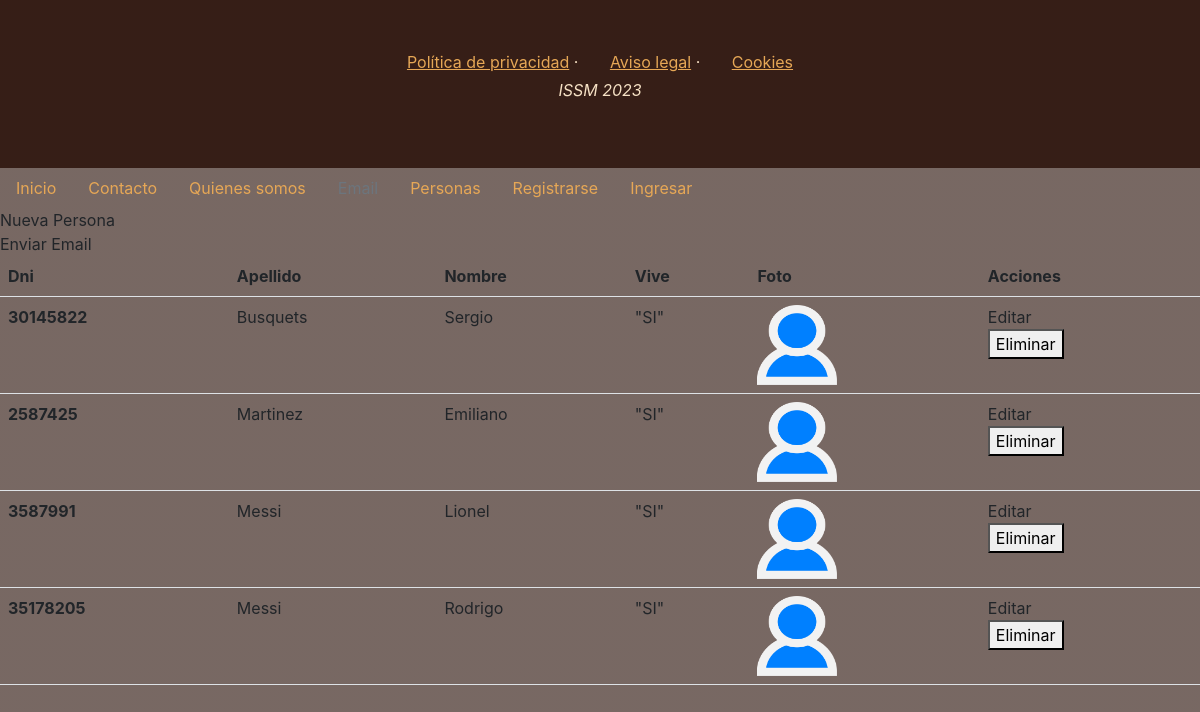
/listado, run on the app's committed database.
### Personas/models.py (models this page shows, shortened)
class Persona(models.Model):
    SEXO= [('M','Masculino'),
           ('F','Femenino'),
           ('X', 'Otro')
           ]
    dni= models.CharField(max_length=8, verbose_name='D.N.I.', help_text='Ingrese sin puntos', blank=True, null=True) #no requerido
    nombre= models.CharField(max_length=20)
    apellido = models.CharField(max_length=20)
    fecha_nac = models.DateField(max_length=6, verbose_name='Fecha de nacimiento',default='10/10/10',help_text='dia/mes/año')
    created = models.DateTimeField(auto_now_add=True) #cuando fue creado
    update = models.DateTimeField(auto_now_add=True)  #cuando fue actualizado
    sexo= models.CharField(max_length=10, choices=SEXO, default='F', null=True, blank=True)
    estado_civil= models.ForeignKey(EstadoCivil, default='1', on_delete=models.PROTECT)
    vive = models.BooleanField(default=True)
    email = models.EmailField(max_length=250,unique=True,default='nombre@hotmail.com',null=False,blank=False) #requerido
    legajo = RichTextField(default='Legajo de Persona')
    foto = models.ImageField(
        upload_to='imagenes/',  # Ruta donde se guardarán las imágenes
        verbose_name='Foto 4x4',  # Nombre descriptivo para la interfaz de administración
        default='imagenes/avatar.png'
    )
    class Meta:
        verbose_name='Persona'
        verbose_name_plural= 'Personas'
        ordering=('apellido','nombre')

### Personas/views.py (the view)
# urls.py: path('listado',views.listado,name='listado'),
def listado(request):
    personas= Persona.objects.all()
    return render(request,'personas/listado.html',{'personas':personas})

### Personas/templates/personas/listado.html (shortened to what this page needs)
{% extends 'personas/base.html' %}
  {% block content %}
      <a class="nav-link" href="{% url 'nueva' %}">Nueva Persona</a>
      <a class="nav-link" href="{% url 'email_comprobante' %}">Enviar Email</a>
    <table class="table">
      <thead>
        <tr>
          <th scope="col">Dni</th>
          <th scope="col">Apellido</th>
          <th scope="col">Nombre</th>
          <th scope="col">Vive</th>
          <th scope="col">Foto</th>
          <th scope="col">Acciones</th>
        </tr>
      </thead>
      <tbody>
      {% for per in personas %}
        <tr>
          <th scope="row">{{per.dni}}</th>
          <td>{{per.apellido}}</td>
          <td>{{per.nombre}}</td>
          <td>{% if per.vive %} "SI" {% else %}"NO" {%endif%}</td>
          <td VALIGN="middle">
            {% if per.foto %}
            <div class="row-picture">
            <img class="circle" src="{{ per.foto.url }}" alt="{{ per.nombre }}"
            width="80" height="80">
            <br>
            </div>
            {% endif %}
            </td>
          <td><form method="POST":>
            <a class="nav-link" href="{% url 'editar' %}">Editar</a>
        </form>
        <form method="POST" enctype="multipart/form-data">
          <button type="submit">Eliminar</button>
      </form>
      </td>
        </tr>
      {% endfor %}
      </tbody>
    </table>
  {% endblock %}

### Personas/templates/personas/base.html (shortened to what this page needs)
{% load static %}
<!doctype html>
<html lang="en">
  <head>
    <link href="{% static 'css/styles.css' %}" rel="stylesheet">
    <footer class="footer text-faded text-center py-5">
        <div class="container" align="center">
        <div class="row">
            <p class="m-0 mbt">
                <a href="#" class="link">Política de privacidad</a> ·
                &nbsp; &nbsp; &nbsp;
                <a href="#" class="link">Aviso legal</a> ·
                &nbsp; &nbsp; &nbsp;
                <a href="#" class="link">Cookies</a>
            </p>
            <p><i class="fa fa-registered" aria-hidden="true"> ISSM 2023 </i></p>
        </div>
        </div>
    </footer>
  </head>
  <body>
    {% if user.is_authenticated %}
      {% include 'personas/menu_autorizado.html' %}
    {% else %}
      {% include 'personas/menu_noautorizado.html' %}
    {% endif %}
    {% block content %}
    {% endblock %}

### Personas/templates/personas/menu_noautorizado.html (shortened to what this page needs)
<ul class="nav">
  <li class="nav-item">
    <a class="nav-link active" aria-current="page" href="{% url 'index' %}">Inicio</a>
  </li>
  <li class="nav-item">
    <a class="nav-link" href="{% url 'contacto' %}">Contacto</a>
  </li>
  <li class="nav-item">
    <a class="nav-link" href="#">Quienes somos</a>
  </li>
  <li class="nav-item">
    <a class="nav-link disabled" href="#" tabindex="-1" aria-disabled="true">Email</a>
  </li>
  <li class="nav-item">
      <a class="nav-link" href="{% url 'listado' %}">Personas</a>
  </li>
  <li class="nav-item">
      <a class="nav-link" href="{% url 'login' %}"?next={{request.path}}>Registrarse</a>
  </li>
  <li class="nav-item">
    <a class="nav-link" href="{% url 'login'%}?next={{request.path}}"> Ingresar</a>
  </li>
</ul>

### data on the page
Persona: dni "30145822", apellido "Busquets", nombre "Sergio", vive "\"SI\"", foto (placeholder picture)
Persona: dni "2587425", apellido "Martinez", nombre "Emiliano", vive "\"SI\"", foto (placeholder picture)
Persona: dni "3587991", apellido "Messi", nombre "Lionel", vive "\"SI\"", foto (placeholder picture)
Persona: dni "35178205", apellido "Messi", nombre "Rodrigo", vive "\"SI\"", foto (placeholder picture)
